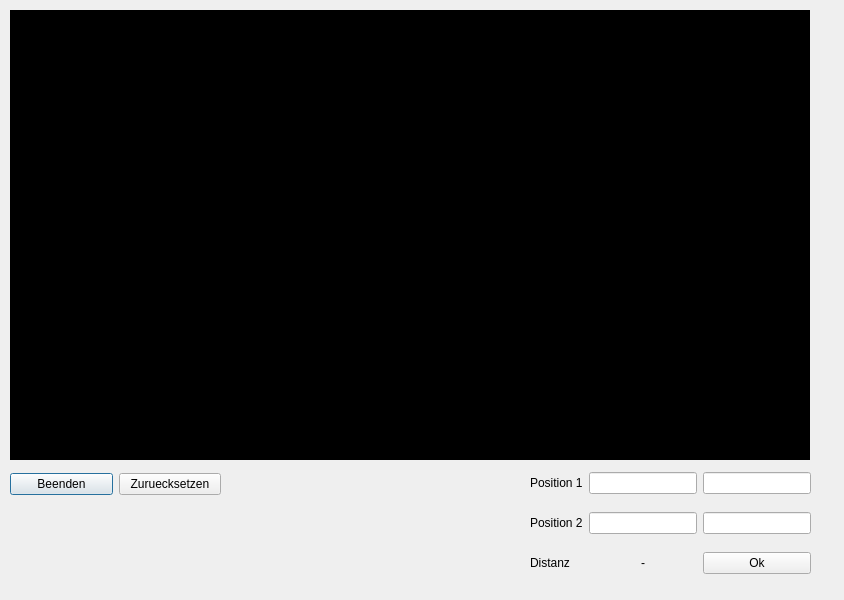
<?xml version="1.0" encoding="UTF-8"?>
<ui version="4.0">
 <class>ShowImageDialog</class>
 <widget class="QDialog" name="ShowImageDialog">
  <property name="geometry">
   <rect>
    <x>0</x>
    <y>0</y>
    <width>844</width>
    <height>600</height>
   </rect>
  </property>
  <property name="windowTitle">
   <string>Dialog</string>
  </property>
  <widget class="QLabel" name="showImagelabel">
   <property name="geometry">
    <rect>
     <x>10</x>
     <y>10</y>
     <width>800</width>
     <height>450</height>
    </rect>
   </property>
   <property name="mouseTracking">
    <bool>false</bool>
   </property>
   <property name="styleSheet">
    <string notr="true">background-color: rgb(0, 0, 0);</string>
   </property>
   <property name="text">
    <string/>
   </property>
  </widget>
  <widget class="QWidget" name="layoutWidget">
   <property name="geometry">
    <rect>
     <x>10</x>
     <y>470</y>
     <width>211</width>
     <height>29</height>
    </rect>
   </property>
   <layout class="QHBoxLayout" name="horizontalLayout">
    <item>
     <widget class="QPushButton" name="closeButton">
      <property name="text">
       <string>Beenden</string>
      </property>
     </widget>
    </item>
    <item>
     <widget class="QPushButton" name="resetButton">
      <property name="text">
       <string>Zuruecksetzen</string>
      </property>
     </widget>
    </item>
   </layout>
  </widget>
  <widget class="QWidget" name="layoutWidget">
   <property name="geometry">
    <rect>
     <x>530</x>
     <y>460</y>
     <width>281</width>
     <height>128</height>
    </rect>
   </property>
   <layout class="QGridLayout" name="gridLayout">
    <item row="1" column="1">
     <widget class="QLineEdit" name="lineEditPos2x"/>
    </item>
    <item row="0" column="2">
     <widget class="QLineEdit" name="lineEditPos1y"/>
    </item>
    <item row="1" column="2">
     <widget class="QLineEdit" name="lineEditPos2y"/>
    </item>
    <item row="0" column="0">
     <widget class="QLabel" name="label">
      <property name="text">
       <string>Position 1</string>
      </property>
     </widget>
    </item>
    <item row="1" column="0">
     <widget class="QLabel" name="label_2">
      <property name="text">
       <string>Position 2</string>
      </property>
     </widget>
    </item>
    <item row="0" column="1">
     <widget class="QLineEdit" name="lineEditPos1x"/>
    </item>
    <item row="2" column="2">
     <widget class="QPushButton" name="pushButton_2">
      <property name="text">
       <string>Ok</string>
      </property>
     </widget>
    </item>
    <item row="2" column="0">
     <widget class="QLabel" name="label_3">
      <property name="text">
       <string>Distanz</string>
      </property>
     </widget>
    </item>
    <item row="2" column="1">
     <widget class="QLabel" name="labelDistance">
      <property name="text">
       <string>-</string>
      </property>
      <property name="alignment">
       <set>Qt::AlignCenter</set>
      </property>
     </widget>
    </item>
   </layout>
  </widget>
 </widget>
 <resources/>
 <connections/>
</ui>
